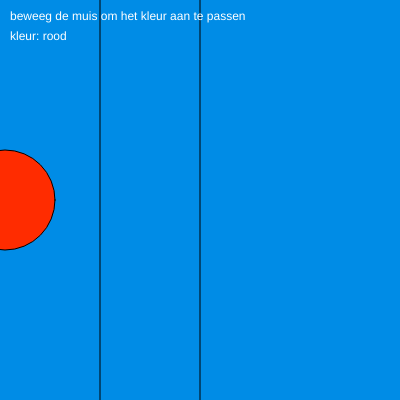
Frame 1 (no input)
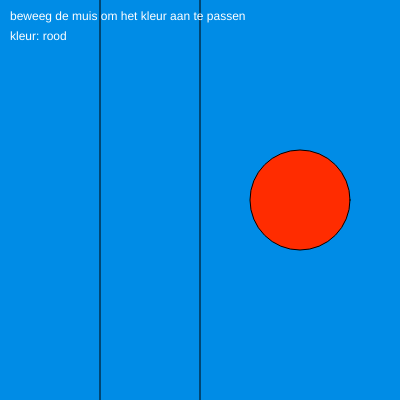
Frame 60 (no input)
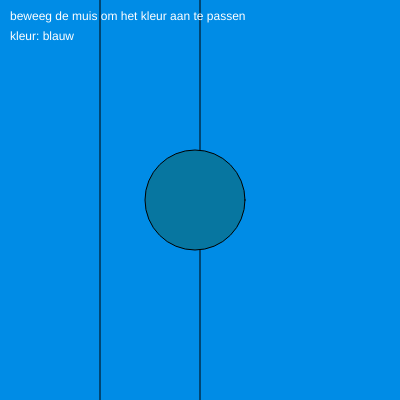
Frame 120 (the mouse pressed at the canvas centre since frame 60)

The p5.js sketch that drew these frames (run headless with seeded random() and noise() and a simulated clock; from frame 60 on, the mouse is pressed at the canvas centre):

// p5.js sketch
// ── sketch.js
///* // Branching stap 3

let x = 0;
let t;

function setup() {
	createCanvas(400, 400);
	rectMode(CENTER);
	ellipseMode(CENTER);
}

function draw() {
	background(0, 140, 230);
	x += 5;

	if (x > width) {
		x = 0;
	}

	// if --  else if -- else structuur

	if (mouseX > width / 2) {
		fill(255, 182, 0);
		t = "oranje";
	} else if (mouseX < width / 4) {
		fill(255, 44, 0);
		t = "rood";
	} else {
		fill(7, 118, 160);
		t = "blauw";
	}

	line(width / 2, 0, width / 2, height);
	line(width / 4, 0, width / 4, height);

	ellipse(x, height / 2, 100, 100);
	fill(255);
	text("beweeg de muis om het kleur aan te passen", 10, 20);
	text("kleur: " + t, 10, 40);

}

//*/
